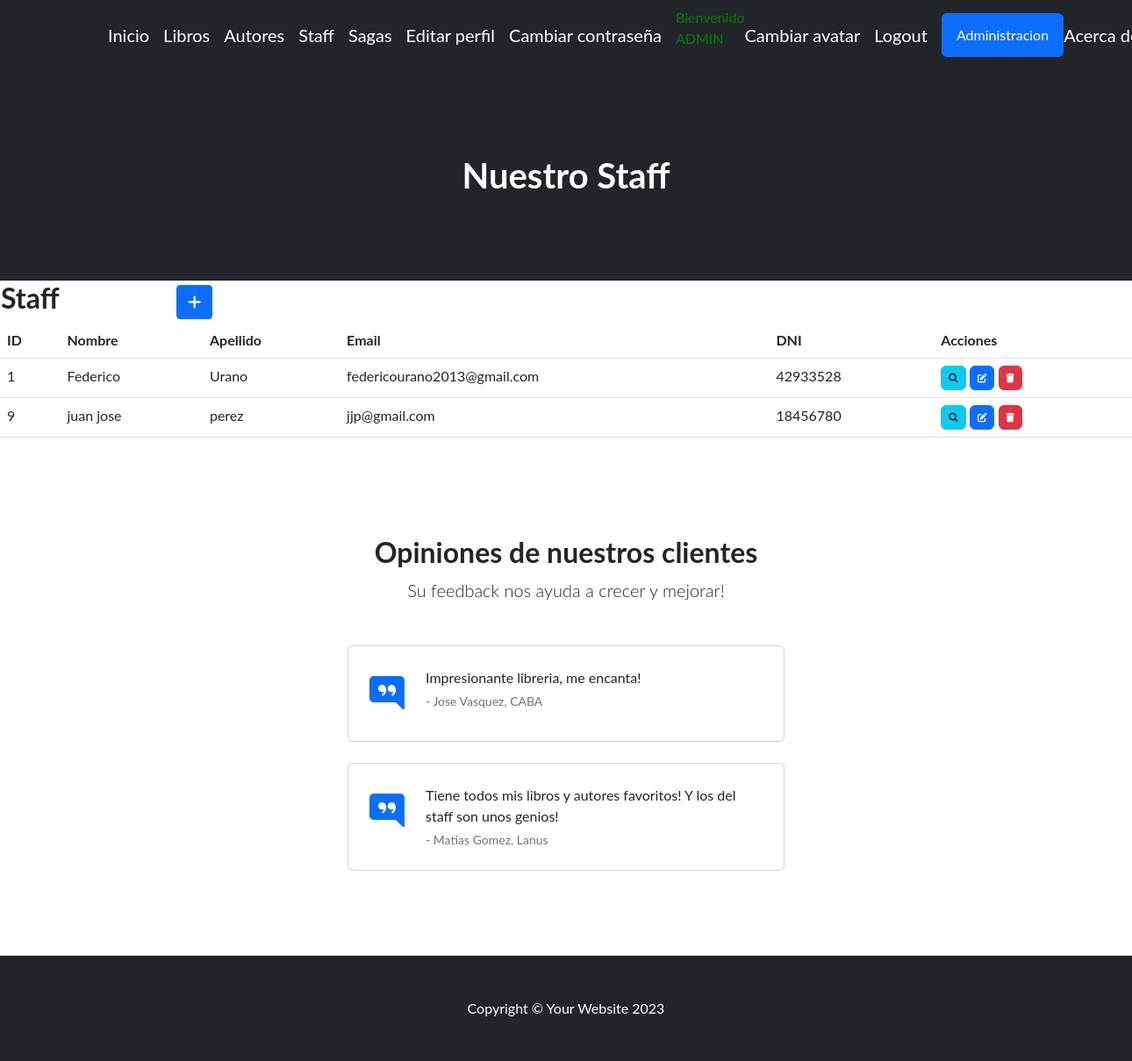
/miaplicacion/staff/ (signed in), run on the app's committed database.
### miaplicacion/models.py (models this page shows, shortened)
class Staff(models.Model):
    nombre = models.CharField(max_length=50)
    apellido = models.CharField(max_length=50)
    email = models.EmailField()
    dni = models.IntegerField()

### miaplicacion/views.py (the view)
# urls.py: path('staff/', staffList.as_view(), name="Staff"),
class staffList(LoginRequiredMixin, ListView):
    model = Staff

### miaplicacion/templates/miaplicacion/staff_list.html (shortened to what this page needs)
{% extends 'miaplicacion/base.html' %}
{% load static %}
{% block cabecera %}Nuestro Staff{% endblock cabecera %}
{% block contenido %}
<table>
    <tr>
        <td width="200"><h2>Staff</h2></td>
        <td>
            <a
            href="{% url 'create_staff' %}"
            class="btn btn-primary btn-sm"
            >
            </a>
        </td>
    </tr>
</table>
<table class="table">
  <thead>
    <tr>
      <th>ID</th>
      <th>Nombre</th>
      <th>Apellido</th>
      <th>Email</th>
      <th>DNI</th>
      <th>Acciones</th>
    </tr>
  </thead>
  <tbody>
    {% for p in staff_list %}
    <tr>
      <td>{{ p.id }}</td>
      <td>{{ p.nombre }}</td>
      <td>{{ p.apellido }}</td>
      <td>{{ p.email }}</td>
      <td>{{ p.dni }}</td>
      <td>
        <a
        href="{% url 'detail_staff' p.id %}"
        class="btn btn-info"
        style="--bs-btn-padding-y: .25rem; --bs-btn-padding-x: .5rem; --bs-btn-font-size: .75rem;"
        >
        </a>
        <a
          href="{% url 'update_staff' p.id %}"
          class="btn btn-primary"
          style="--bs-btn-padding-y: .25rem; --bs-btn-padding-x: .5rem; --bs-btn-font-size: .75rem;"
          >
        </a>
        <a
          href="{% url 'delete_staff' p.id %}"
          class="btn btn-danger"
          style="--bs-btn-padding-y: .25rem; --bs-btn-padding-x: .5rem; --bs-btn-font-size: .75rem;"
          >
        </a>
      </td>
    </tr>
    {% endfor %}
  </tbody>
</table>
{% endblock contenido %}

### miaplicacion/templates/miaplicacion/base.html (shortened to what this page needs)
<!DOCTYPE html>
<html lang="en">
    <head>
        {% load static %}
        <link href="https://cdn.jsdelivr.net/npm/bootstrap-icons@1.4.1/font/bootstrap-icons.css" rel="stylesheet" />
        <link rel="stylesheet" href="https://cdnjs.cloudflare.com/ajax/libs/font-awesome/6.4.0/css/all.min.css">
        <link href="{% static 'miaplicacion/css/styles.css' %}" rel="stylesheet" />
    </head>
    <body>
        <nav class="navbar navbar-expand-lg navbar-dark bg-dark">
            <div class="container px-5">
                <a class="navbar-brand" href="{% url 'Inicio' %}">Inicio</a>
                {% if user.is_authenticated %}
                    <a class="navbar-brand" href="{% url 'Libros' %}">Libros</a>
                    <a class="navbar-brand" href="{% url 'Autores' %}">Autores</a>
                    <a class="navbar-brand" href="{% url 'Staff' %}">Staff</a>
                    <a class="navbar-brand" href="{% url 'Sagas' %}">Sagas</a>
                    <a class="navbar-brand" href="{% url 'editar_perfil' %}">Editar perfil</a>
                    <a class="navbar-brand" href="{% url 'editar_password' %}">Cambiar contraseña</a>
                    <p style="color:green">Bienvenido {{user.username|upper}}
                    <a class="navbar-brand" href="{% url 'agregar_avatar' %}">Cambiar avatar</a>
                    <a class="navbar-brand" href="{% url 'logout' %}">Logout</a>
                    <a class="btn btn-primary" href="{% url 'admin:index' %}">Administracion</a>
                {% else %}
                    <a class="btn btn-info" href="{% url 'login' %}">Login</a>
                    <a class="btn btn-info" href="{% url 'register' %}">Registrarse</a>
                {% endif %}
                <a class="navbar-brand" href="{% url 'acerca_de_mi' %}">Acerca de mi</a>
            </div>
        </nav>
        <header class="bg-dark py-5">
            <div class="container px-5">
                <div class="row gx-5 justify-content-center">
                    <div class="col-lg-6">
                        <div class="text-center my-5">
                            <h1 class="mb-5" style="color:white">
                                {% block cabecera %}{% endblock cabecera %}
                            </h1>
                        </div>
                    </div>
                </div>
            </div>
        </header>
        {% block contenido %}
        {% endblock contenido %}
        <section class="py-5 border-bottom">
            <div class="container px-5 my-5 px-5">
                <div class="text-center mb-5">
                    <h2 class="fw-bolder">Opiniones de nuestros clientes</h2>
                    <p class="lead mb-0">Su feedback nos ayuda a crecer y mejorar!</p>
                </div>
                <div class="row gx-5 justify-content-center">
                    <div class="col-lg-6">
                        <div class="card mb-4">
                            <div class="card-body p-4">
                                <div class="d-flex">
                                    <div class="flex-shrink-0"><i class="bi bi-chat-right-quote-fill text-primary fs-1"></i></div>
                                    <div class="ms-4">
                                        <p class="mb-1">Impresionante libreria, me encanta!</p>
                                        <div class="small text-muted">- Jose Vasquez, CABA</div>
                                    </div>
                                </div>
                            </div>
                        </div>
                        <div class="card">
                            <div class="card-body p-4">
                                <div class="d-flex">
                                    <div class="flex-shrink-0"><i class="bi bi-chat-right-quote-fill text-primary fs-1"></i></div>
                                    <div class="ms-4">
                                        <p class="mb-1">Tiene todos mis libros y autores favoritos! Y los del staff son unos genios!</p>
                                        <div class="small text-muted">- Matias Gomez, Lanus</div>
                                    </div>
                                </div>
                            </div>
                        </div>
                    </div>
                </div>
            </div>
        </section>
        <footer class="py-5 bg-dark">
            <div class="container px-5"><p class="m-0 text-center text-white">Copyright &copy; Your Website 2023</p></div>
        </footer>
    </body>
</html>

### data on the page
Staff: id "1", nombre "Federico", apellido "Urano", email "federicourano2013@gmail.com", dni "42933528"
Staff: id "9", nombre "juan jose", apellido "perez", email "jjp@gmail.com", dni "18456780"

### other printed values
{{ user.username|upper }} "ADMIN"
